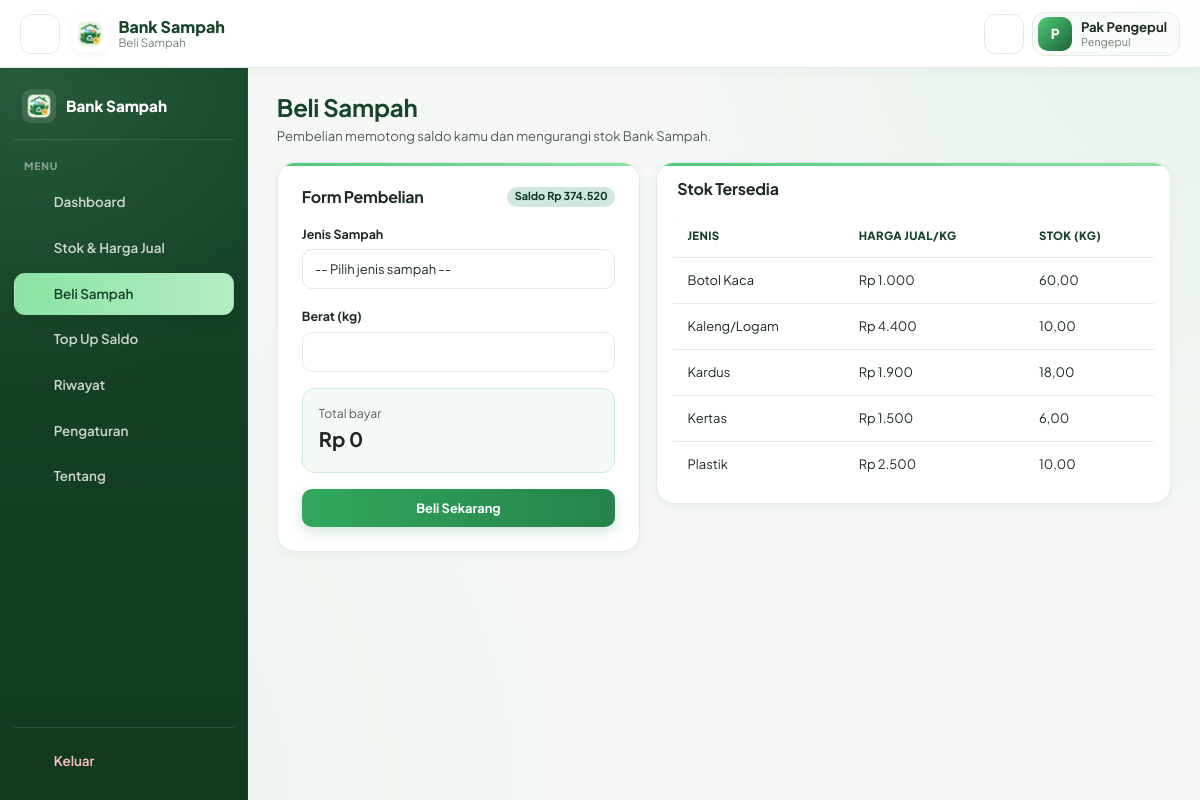
/pengepul/beli.php (signed in), run on the app's committed database.
### tables this page shows
CREATE TABLE `users` (
  `id_user` int(11) NOT NULL,
  `nama` varchar(100) NOT NULL,
  `username` varchar(50) NOT NULL,
  `password` varchar(255) NOT NULL,
  `role` enum('admin','guru','siswa','pengepul') NOT NULL,
  `saldo` decimal(12,2) NOT NULL DEFAULT 0.00
);

CREATE TABLE `sampah` (
  `id_sampah` int(11) NOT NULL,
  `jenis_sampah` varchar(100) NOT NULL,
  `harga_per_kg` decimal(12,2) NOT NULL DEFAULT 0.00,
  `harga_jual` decimal(12,2) NOT NULL DEFAULT 0.00,
  `stok_kg` decimal(10,2) NOT NULL DEFAULT 0.00
);

### pengepul/beli.php (the view, shortened to what this page needs)
<?php
require_once __DIR__ . '/../includes/functions.php';
$id_user = (int) $_SESSION['id_user'];
$saldo = saldo_user($pdo, $id_user);
$list = $pdo->query("SELECT * FROM sampah WHERE stok_kg > 0 ORDER BY jenis_sampah")->fetchAll();
include __DIR__ . '/../includes/header.php';
include __DIR__ . '/../includes/sidebar_pengepul.php';
?>
<main class="app-main">
    <div class="page-intro mb-3">
        <h4 class="mb-1">Beli Sampah</h4>
        <p class="text-muted mb-0">Pembelian memotong saldo kamu dan mengurangi stok Bank Sampah.</p>
    </div>
    <div class="row g-3">
        <div class="col-12 col-lg-5">
            <div class="card card-stat p-4">
                <div class="d-flex justify-content-between align-items-center mb-3">
                    <h6 class="mb-0">Form Pembelian</h6>
                    <span class="badge bg-success-subtle text-success-emphasis">Saldo <?= rupiah($saldo) ?></span>
                </div>
                <?php if (empty($list)): ?>
                    <div class="alert alert-warning mb-0">Belum ada stok sampah yang bisa dibeli.</div>
                <?php else: ?>
                <form method="POST" id="formBeli">
                    <div class="mb-3">
                        <label class="form-label" for="selJenis">Jenis Sampah</label>
                        <select name="id_sampah" id="selJenis" class="form-select" required>
                            <option value="">-- Pilih jenis sampah --</option>
                        </select>
                    </div>
                    <div class="mb-3">
                        <label class="form-label" for="inpBerat">Berat (kg)</label>
                        <input type="number" step="0.01" min="0.01" name="berat_kg" id="inpBerat" class="form-control" required>
                    </div>
                    <div class="setor-total-box mb-3">
                        <small class="text-muted d-block">Total bayar</small>
                        <strong class="fs-5" id="totalBayar">Rp 0</strong>
                    </div>
                    <button type="submit" class="btn btn-success w-100" id="btnBeli">Beli Sekarang</button>
                </form>
                <?php endif; ?>
            </div>
        </div>
        <div class="col-12 col-lg-7">
            <div class="card card-stat p-3">
                <h6 class="mb-3 px-1">Stok Tersedia</h6>
                <div class="table-responsive">
                    <table class="table align-middle mb-0">
                        <thead><tr><th>Jenis</th><th>Harga Jual/kg</th><th>Stok (kg)</th></tr></thead>
                        <tbody>
                        <?php if (empty($list)): ?><tr><td colspan="3" class="text-center text-muted">Stok kosong</td></tr>
                        <?php else: foreach ($list as $s): ?>
                            <tr><td><?= clean($s['jenis_sampah']) ?></td><td><?= rupiah($s['harga_jual']) ?></td><td><?= number_format((float)$s['stok_kg'], 2, ',', '.') ?></td></tr>
                        <?php endforeach; endif; ?>
                        </tbody>
                    </table>
                </div>
            </div>
        </div>
    </div>
</main>
<?php include __DIR__ . '/../includes/footer.php'; ?>

### assets/css/style.css (style rules this page uses)
:root { --green-900: #17452a; --green-800: #1d6339; --green-700: #25834b; --green-600: #31a85e; --green-500: #4fc978; --green-400: #8be3a5; --green-100: #eaf8ee; --green-50: #f4fbf6; --bg: #f5f8f5; --surface: #ffffff; --surface-2: #f8fbf8; --border: #e2ebe4; --text: #1d2b23; --muted: #718077; --danger: #dc5a5a; --warning: #e3a63b; --info: #4c91d9; --sidebar: #17452a; --sidebar-2: #123920; --sidebar-text: rgba(255,255,255,.78); --sidebar-active: #8be3a5; --radius-sm: 9px; --radius-md: 13px; --radius-lg: 18px; --radius-xl: 22px; --shadow-sm: 0 2px 10px rgba(25, 65, 42, .05); --shadow-md: 0 7px 24px rgba(25, 65, 42, .08); --shadow-lg: 0 15px 38px rgba(25, 65, 42, .13); --topbar-h: 68px; --sidebar-w: 248px; }
* { box-sizing: border-box; }
html, body { min-height: 100%; }
body { margin: 0; font-family: 'Plus Jakarta Sans', 'Segoe UI', system-ui, sans-serif; color: var(--text); background: radial-gradient(circle at 100% 0%, rgba(79,201,120,.09), transparent 36%), radial-gradient(circle at 0% 100%, rgba(49,168,94,.055), transparent 40%), var(--bg); font-size: 14px; line-height: 1.55; }
button, input, select, textarea { font: inherit; }
h1,h2,h3,h4,h5,h6 { color: var(--text); font-weight: 700; letter-spacing: -.25px; }
.app-main { flex: 1 1 auto; min-width: 0; min-height: calc(100vh - var(--topbar-h)); padding: 1.55rem 1.8rem 2rem; overflow-y: auto; }
.page-intro { margin-bottom: 1.25rem; }
.page-intro h1, .page-intro h2, .page-intro h3, .page-intro h4 { margin-bottom: .2rem; color: var(--green-900); }
.page-intro p { margin-bottom: 0; color: var(--muted); font-size: .82rem; }
.card, .card-stat, .dashboard-quick-card { border: 1px solid var(--border); border-radius: var(--radius-lg); background: var(--surface); box-shadow: var(--shadow-sm); }
.card { overflow: hidden; }
.card-stat { min-height: 135px; padding: 1rem; position: relative; overflow: hidden; transition: .18s ease; }
.card-stat::before { content: ''; position: absolute; left: 0; top: 0; width: 100%; height: 3px; background: linear-gradient(90deg, var(--green-500), var(--green-400)); }
.table-responsive { border-radius: var(--radius-md); }
.table { margin-bottom: 0; border-collapse: separate; border-spacing: 0; }
.table thead { background: var(--green-50); }
.table thead th { padding: .78rem .9rem; border-bottom: 1px solid var(--border); color: var(--green-900); font-size: .71rem; font-weight: 800; letter-spacing: .35px; text-transform: uppercase; white-space: nowrap; }
.table tbody td { padding: .78rem .9rem; border-color: var(--border); color: var(--text); vertical-align: middle; font-size: .81rem; }
.table tbody tr:last-child td { border-bottom: 0; }
.btn { min-height: 38px; border-radius: 10px; padding: .48rem .9rem; font-size: .8rem; font-weight: 700; transition: .16s ease; }
.btn-success { border: 0; color: #fff; background: linear-gradient(90deg, var(--green-600), var(--green-700)); box-shadow: 0 5px 14px rgba(37,131,75,.2); }
.form-label { margin-bottom: .35rem; color: var(--text); font-size: .78rem; font-weight: 700; }
.form-control, .form-select { min-height: 40px; border: 1px solid var(--border); border-radius: 10px; padding: .55rem .75rem; color: var(--text); background: var(--surface); font-size: .81rem; }
.form-control::placeholder { color: #9aa79f; }
.setor-total-box { padding: .9rem 1rem; border: 1px solid #ccebd5; border-radius: 13px; background: var(--green-50); }
.badge { padding: .4em .68em; border-radius: 999px; font-size: .68rem; font-weight: 700; }
:root { --gold-500: #e8b923; --gold-100: #fbf1cc; }

### data on the page
users: saldo "Rp 374.520"
sampah: jenis_sampah "Botol Kaca", harga_jual "Rp 1.000", stok_kg "60,00"
sampah: jenis_sampah "Kaleng/Logam", harga_jual "Rp 4.400", stok_kg "10,00"
sampah: jenis_sampah "Kardus", harga_jual "Rp 1.900", stok_kg "18,00"
sampah: jenis_sampah "Kertas", harga_jual "Rp 1.500", stok_kg "6,00"
sampah: jenis_sampah "Plastik", harga_jual "Rp 2.500", stok_kg "10,00"

### other printed values
$page_title "Beli Sampah"
$inisial "P"
$nama_user "Pak Pengepul"
$role_user "Pengepul"
